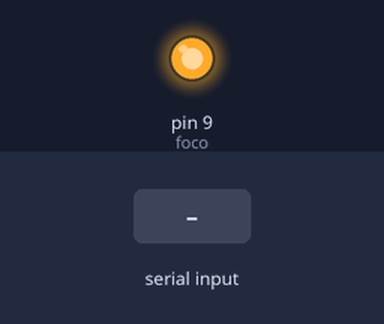
This sketch was run on a simulated Arduino Uno, built with avr-gcc and run on an emulated ATmega328P. Parts: output pins drawn as LEDs (lit = HIGH). The test bench sets the inputs (shaded band).

Above: at 1.2 s.
1.3 s: "d" received over the second serial link
At 2.4 s:
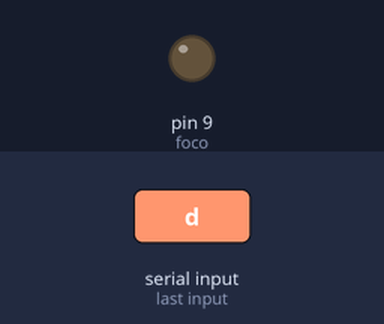
2.8 s: "a" received over the second serial link
At 3.5 s:
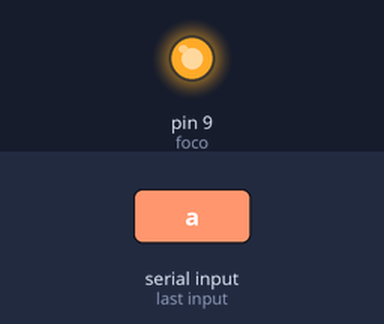
Timing chart, 0 to 5.8 s (numbered marks = the images above; inputs shaded):
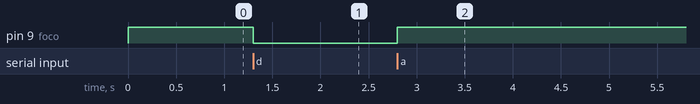

The sketch:

BombilloProgramable.ino
```cpp
#define foco 9
#include <SoftwareSerial.h>
SoftwareSerial BT(3, 2);

void setup() {
  // put your setup code here, to run once:
  Serial.begin(9600);
  BT.begin(9600);

  pinMode(foco, OUTPUT);
  digitalWrite(foco, HIGH);

}

void loop() {
  if (BT.available()) {
    char comando = BT.read();
    if (comando == 'a') {
      digitalWrite(foco, HIGH);
    } else if (comando == 'd') {
      digitalWrite(foco, LOW);

    }

  }
}
```

Measured:
- after the input at 1.3 s, pin 9 (foco): HIGH → LOW at once
- after the input at 2.8 s, pin 9 (foco): LOW → HIGH at once
